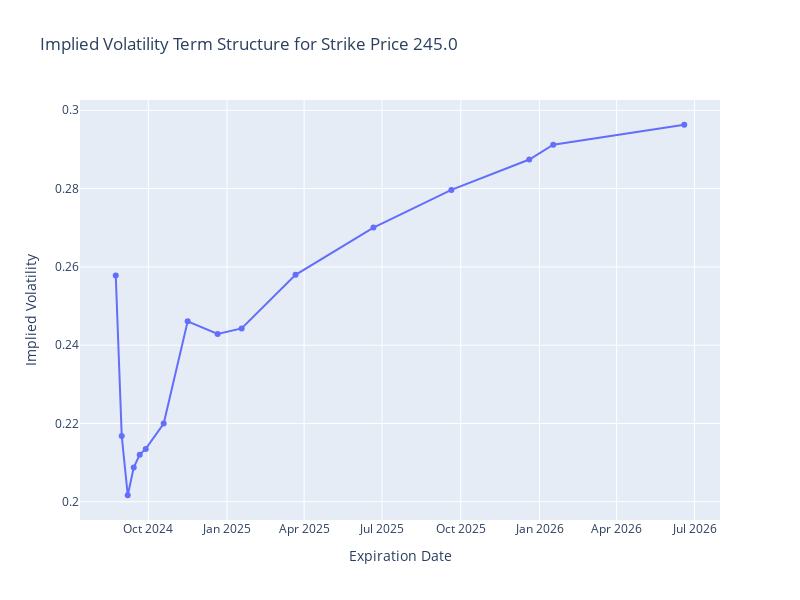

Notebook code for this chart:
### Markdown cell above
#### Using Plotly

### Code cell
fig = px.line(x=filtered_calls_at_strike.index ,y =filtered_calls_at_strike["impliedVolatility"],
              title=f"Implied Volatility Term Structure for Strike Price {selected_strike_price}", 
              labels={'x':'Expiration Date', 'y':'Implied Volatility'},
              width=800, height=600,
              markers=True)
fig.show()

### Figure 1 — Plotly figure (JSON) as saved in the notebook; plotly's stock layout.template omitted (floating-point values rounded to 4 significant figures)
{"data": [{"hovertemplate": "Expiration Date=%{x}<br>Implied Volatility=%{y}<extra></extra>", "legendgroup": "", "line": {"color": "#636efa", "dash": "solid"}, "marker": {"symbol": "circle"}, "mode": "lines+markers", "name": "", "orientation": "v", "showlegend": false, "type": "scatter", "x": ["2024-08-23T23:59:59", "2024-08-30T23:59:59", "2024-09-06T23:59:59", "2024-09-13T23:59:59", "2024-09-20T23:59:59", "2024-09-27T23:59:59", "2024-10-18T23:59:59", "2024-11-15T23:59:59", "2024-12-20T23:59:59", "2025-01-17T23:59:59", "2025-03-21T23:59:59", "2025-06-20T23:59:59", "2025-09-19T23:59:59", "2025-12-19T23:59:59", "2026-01-16T23:59:59", "2026-06-18T23:59:59"], "xaxis": "x", "y": [0.2578, 0.2168, 0.2017, 0.2087, 0.212, 0.2135, 0.22, 0.2461, 0.2429, 0.2443, 0.258, 0.27, 0.2797, 0.2874, 0.2912, 0.2963], "yaxis": "y"}], "layout": {"height": 600, "legend": {"tracegroupgap": 0}, "title": {"text": "Implied Volatility Term Structure for Strike Price 245.0"}, "width": 800, "xaxis": {"anchor": "y", "domain": [0, 1], "title": {"text": "Expiration Date"}}, "yaxis": {"anchor": "x", "domain": [0, 1], "title": {"text": "Implied Volatility"}}}}
